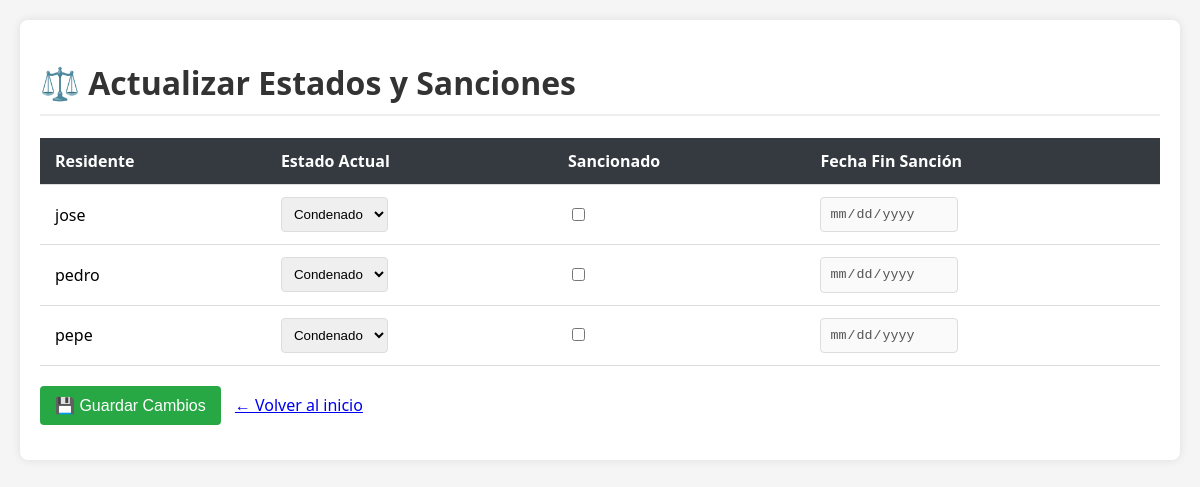
/actualizar_estado.php (signed in), run on the app's committed database.
### tables this page shows
CREATE TABLE `personas` (
  `id` int(11) NOT NULL,
  `nombre` varchar(100) NOT NULL,
  `edad` int(11) DEFAULT NULL CHECK (`edad` between 12 and 100),
  `causa` text NOT NULL,
  `estado` enum('condenado','procesado') NOT NULL,
  `sancionado` enum('sancionado','no_sancionado') DEFAULT 'no_sancionado',
  `fecha_sancion` date DEFAULT NULL,
  `historial_delictivo` text DEFAULT NULL,
  `fecha_ingreso` date DEFAULT curdate(),
  `created_at` timestamp NOT NULL DEFAULT current_timestamp(),
  `ubicacion` varchar(50) NOT NULL DEFAULT 'Pabellón A',
  `tiempo_condena` varchar(20) NOT NULL,
  `nivel_riesgo` enum('Bajo','Medio','Alto','Máximo') NOT NULL DEFAULT 'Medio',
  `sanciones` text DEFAULT NULL,
  `ranchograma` text DEFAULT NULL COMMENT 'Relaciones con otros internos (JSON)'
);

### actualizar_estado.php (the view, shortened to what this page needs)
<?php
$conexion = conectarBaseDeDatos();
$residentes = $conexion->query("
    SELECT id, nombre, estado, sancionado, fecha_sancion
    FROM personas
    ORDER BY nombre
");
?>
<!DOCTYPE html>
<html lang="es">
<head>
</head>
<body>
    <div class="container">
        <h1>⚖️ Actualizar Estados y Sanciones</h1>
        <form method="POST">
            <table>
                <thead>
                    <tr>
                        <th>Residente</th>
                        <th>Estado Actual</th>
                        <th>Sancionado</th>
                        <th>Fecha Fin Sanción</th>
                    </tr>
                </thead>
                <tbody>
                    <?php while($residente = $residentes->fetch_assoc()): ?>
                        <tr class="<?= $residente['sancionado'] === 'sancionado' ? 'sancionado-row' : '' ?>">
                            <td><?= htmlspecialchars($residente['nombre']) ?></td>
                            <td>
                                <select name="estado[<?= $residente['id'] ?>]">
                                    <option value="condenado" <?= $residente['estado'] === 'condenado' ? 'selected' : '' ?>>Condenado</option>
                                </select>
                            </td>
                            <td>
                                <input type="checkbox"
                                       name="sancionado[<?= $residente['id'] ?>]"
                                       value="1"
                                       <?= $residente['sancionado'] === 'sancionado' ? 'checked' : '' ?>
                                       onchange="toggleFechaSancion(this, <?= $residente['id'] ?>)">
                            </td>
                            <td>
                                <input type="date"
                                       name="fecha_sancion[<?= $residente['id'] ?>]"
                                       id="fecha_sancion_<?= $residente['id'] ?>"
                                       value="<?= $residente['fecha_sancion'] ?>"
                                       <?= $residente['sancionado'] !== 'sancionado' ? 'disabled' : '' ?>>
                            </td>
                        </tr>
                    <?php endwhile; ?>
                </tbody>
            </table>
            <div class="form-group" style="margin-top: 20px;">
                <button type="submit" class="btn">💾 Guardar Cambios</button>
                <a href="index.php" style="margin-left: 10px;">← Volver al inicio</a>
            </div>
        </form>
    </div>
</body>
</html>

### actualizar_estado.php (style rules this page uses)
body { font-family: 'Segoe UI', Tahoma, Geneva, Verdana, sans-serif; margin: 0; padding: 20px; background-color: #f5f5f5; }
.container { max-width: 1200px; margin: 0 auto; background: white; padding: 20px; border-radius: 8px; box-shadow: 0 0 10px rgba(0,0,0,0.1); }
h1 { color: #333; border-bottom: 2px solid #eee; padding-bottom: 10px; }
table { width: 100%; border-collapse: collapse; margin-top: 20px; }
th, td { padding: 12px 15px; text-align: left; border-bottom: 1px solid #ddd; }
th { background-color: #343a40; color: white; }
.form-group { margin-bottom: 15px; }
select, input[type="date"] { padding: 8px; border-radius: 4px; border: 1px solid #ddd; }
.btn { background-color: #28a745; color: white; border: none; padding: 10px 15px; border-radius: 4px; cursor: pointer; font-size: 16px; }

### data on the page
personas: nombre "jose", estado+id "Condenado"
personas: nombre "pedro", estado+id "Condenado"
personas: nombre "pepe", estado+id "Condenado"
